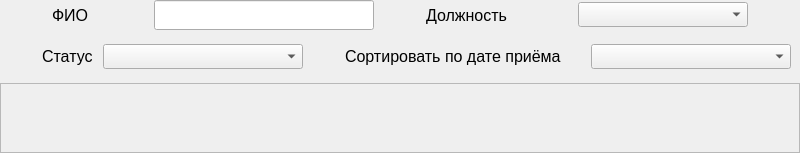
               <widget class="QWidget" name="employeesPage">
                <layout class="QVBoxLayout" name="verticalLayout_17">
                 <property name="spacing">
                  <number>0</number>
                 </property>
                 <property name="leftMargin">
                  <number>0</number>
                 </property>
                 <property name="topMargin">
                  <number>0</number>
                 </property>
                 <property name="rightMargin">
                  <number>0</number>
                 </property>
                 <property name="bottomMargin">
                  <number>0</number>
                 </property>
                 <item alignment="Qt::AlignTop">
                  <widget class="QWidget" name="efiltersWidget" native="true">
                   <property name="minimumSize">
                    <size>
                     <width>0</width>
                     <height>80</height>
                    </size>
                   </property>
                   <layout class="QVBoxLayout" name="verticalLayout_39">
                    <property name="spacing">
                     <number>0</number>
                    </property>
                    <property name="leftMargin">
                     <number>0</number>
                    </property>
                    <property name="topMargin">
                     <number>0</number>
                    </property>
                    <property name="rightMargin">
                     <number>0</number>
                    </property>
                    <property name="bottomMargin">
                     <number>5</number>
                    </property>
                    <item alignment="Qt::AlignTop">
                     <widget class="QWidget" name="widget_25" native="true">
                      <property name="minimumSize">
                       <size>
                        <width>800</width>
                        <height>0</height>
                       </size>
                      </property>
                      <property name="maximumSize">
                       <size>
                        <width>800</width>
                        <height>16777215</height>
                       </size>
                      </property>
                      <layout class="QHBoxLayout" name="horizontalLayout_31">
                       <property name="spacing">
                        <number>0</number>
                       </property>
                       <property name="leftMargin">
                        <number>0</number>
                       </property>
                       <property name="topMargin">
                        <number>0</number>
                       </property>
                       <property name="rightMargin">
                        <number>0</number>
                       </property>
                       <property name="bottomMargin">
                        <number>0</number>
                       </property>
                       <item>
                        <widget class="QLabel" name="label54">
                         <property name="minimumSize">
                          <size>
                           <width>50</width>
                           <height>30</height>
                          </size>
                         </property>
                         <property name="maximumSize">
                          <size>
                           <width>50</width>
                           <height>30</height>
                          </size>
                         </property>
                         <property name="font">
                          <font>
                           <pointsize>12</pointsize>
                          </font>
                         </property>
                         <property name="text">
                          <string>ФИО</string>
                         </property>
                        </widget>
                       </item>
                       <item>
                        <widget class="QLineEdit" name="fioLineEdit">
                         <property name="minimumSize">
                          <size>
                           <width>220</width>
                           <height>30</height>
                          </size>
                         </property>
                         <property name="maximumSize">
                          <size>
                           <width>220</width>
                           <height>30</height>
                          </size>
                         </property>
                         <property name="font">
                          <font>
                           <pointsize>12</pointsize>
                          </font>
                         </property>
                        </widget>
                       </item>
                       <item>
                        <widget class="QLabel" name="label_6">
                         <property name="minimumSize">
                          <size>
                           <width>100</width>
                           <height>30</height>
                          </size>
                         </property>
                         <property name="maximumSize">
                          <size>
                           <width>100</width>
                           <height>30</height>
                          </size>
                         </property>
                         <property name="font">
                          <font>
                           <pointsize>12</pointsize>
                          </font>
                         </property>
                         <property name="text">
                          <string>Должность</string>
                         </property>
                        </widget>
                       </item>
                       <item>
                        <widget class="QComboBox" name="ePositionComboBox">
                         <property name="minimumSize">
                          <size>
                           <width>170</width>
                           <height>25</height>
                          </size>
                         </property>
                         <property name="maximumSize">
                          <size>
                           <width>170</width>
                           <height>25</height>
                          </size>
                         </property>
                         <property name="font">
                          <font>
                           <pointsize>12</pointsize>
                          </font>
                         </property>
                        </widget>
                       </item>
                      </layout>
                     </widget>
                    </item>
                    <item alignment="Qt::AlignTop">
                     <widget class="QWidget" name="widget_24" native="true">
                      <property name="minimumSize">
                       <size>
                        <width>0</width>
                        <height>35</height>
                       </size>
                      </property>
                      <property name="maximumSize">
                       <size>
                        <width>800</width>
                        <height>48</height>
                       </size>
                      </property>
                      <layout class="QHBoxLayout" name="horizontalLayout_32">
                       <item alignment="Qt::AlignHCenter">
                        <widget class="QWidget" name="widget_21" native="true">
                         <property name="minimumSize">
                          <size>
                           <width>265</width>
                           <height>35</height>
                          </size>
                         </property>
                         <property name="maximumSize">
                          <size>
                           <width>16777215</width>
                           <height>16777215</height>
                          </size>
                         </property>
                         <layout class="QHBoxLayout" name="horizontalLayout_28">
                          <property name="spacing">
                           <number>0</number>
                          </property>
                          <property name="leftMargin">
                           <number>0</number>
                          </property>
                          <property name="topMargin">
                           <number>0</number>
                          </property>
                          <property name="rightMargin">
                           <number>0</number>
                          </property>
                          <property name="bottomMargin">
                           <number>0</number>
                          </property>
                          <item>
                           <widget class="QLabel" name="label55">
                            <property name="minimumSize">
                             <size>
                              <width>60</width>
                              <height>30</height>
                             </size>
                            </property>
                            <property name="maximumSize">
                             <size>
                              <width>60</width>
                              <height>30</height>
                             </size>
                            </property>
                            <property name="font">
                             <font>
                              <pointsize>12</pointsize>
                             </font>
                            </property>
                            <property name="text">
                             <string>Статус</string>
                            </property>
                           </widget>
                          </item>
                          <item>
                           <widget class="QComboBox" name="eStatusComboBox">
                            <property name="minimumSize">
                             <size>
                              <width>200</width>
                              <height>25</height>
                             </size>
                            </property>
                            <property name="maximumSize">
                             <size>
                              <width>200</width>
                              <height>25</height>
                             </size>
                            </property>
                            <property name="font">
                             <font>
                              <pointsize>12</pointsize>
                             </font>
                            </property>
                           </widget>
                          </item>
                         </layout>
                        </widget>
                       </item>
                       <item alignment="Qt::AlignHCenter">
                        <widget class="QWidget" name="widget_40" native="true">
                         <property name="minimumSize">
                          <size>
                           <width>320</width>
                           <height>35</height>
                          </size>
                         </property>
                         <property name="maximumSize">
                          <size>
                           <width>16777215</width>
                           <height>16777215</height>
                          </size>
                         </property>
                         <layout class="QHBoxLayout" name="horizontalLayout_48">
                          <property name="leftMargin">
                           <number>0</number>
                          </property>
                          <property name="topMargin">
                           <number>0</number>
                          </property>
                          <property name="rightMargin">
                           <number>0</number>
                          </property>
                          <property name="bottomMargin">
                           <number>0</number>
                          </property>
                          <item>
                           <widget class="QLabel" name="label56">
                            <property name="minimumSize">
                             <size>
                              <width>240</width>
                              <height>30</height>
                             </size>
                            </property>
                            <property name="maximumSize">
                             <size>
                              <width>240</width>
                              <height>30</height>
                             </size>
                            </property>
                            <property name="font">
                             <font>
                              <pointsize>12</pointsize>
                             </font>
                            </property>
                            <property name="text">
                             <string>Сортировать по дате приёма</string>
                            </property>
                           </widget>
                          </item>
                          <item>
                           <widget class="QComboBox" name="eDateComboBox">
                            <property name="minimumSize">
                             <size>
                              <width>200</width>
                              <height>25</height>
                             </size>
                            </property>
                            <property name="maximumSize">
                             <size>
                              <width>200</width>
                              <height>25</height>
                             </size>
                            </property>
                            <property name="font">
                             <font>
                              <pointsize>12</pointsize>
                             </font>
                            </property>
                           </widget>
                          </item>
                         </layout>
                        </widget>
                       </item>
                      </layout>
                     </widget>
                    </item>
                   </layout>
                  </widget>
                 </item>
                 <item>
                  <widget class="QWidget" name="employeesWidget" native="true">
                   <layout class="QVBoxLayout" name="verticalLayout_42">
                    <property name="spacing">
                     <number>0</number>
                    </property>
                    <property name="leftMargin">
                     <number>0</number>
                    </property>
                    <property name="topMargin">
                     <number>0</number>
                    </property>
                    <property name="rightMargin">
                     <number>0</number>
                    </property>
                    <property name="bottomMargin">
                     <number>0</number>
                    </property>
                    <item>
                     <widget class="QScrollArea" name="employeesScrollArea">
                      <property name="widgetResizable">
                       <bool>true</bool>
                      </property>
                      <widget class="QWidget" name="employeesScrollAreaWidgetContents">
                       <property name="geometry">
                        <rect>
                         <x>0</x>
                         <y>0</y>
                         <width>712</width>
                         <height>416</height>
                        </rect>
                       </property>
                       <layout class="QVBoxLayout" name="verticalLayout_43">
                        <property name="spacing">
                         <number>6</number>
                        </property>
                        <property name="leftMargin">
                         <number>0</number>
                        </property>
                        <property name="topMargin">
                         <number>0</number>
                        </property>
                        <property name="rightMargin">
                         <number>0</number>
                        </property>
                        <property name="bottomMargin">
                         <number>0</number>
                        </property>
                        <item>
                         <layout class="QVBoxLayout" name="emloyeesVerticalLayout"/>
                        </item>
                       </layout>
                      </widget>
                     </widget>
                    </item>
                   </layout>
                  </widget>
                 </item>
                </layout>
               </widget>
